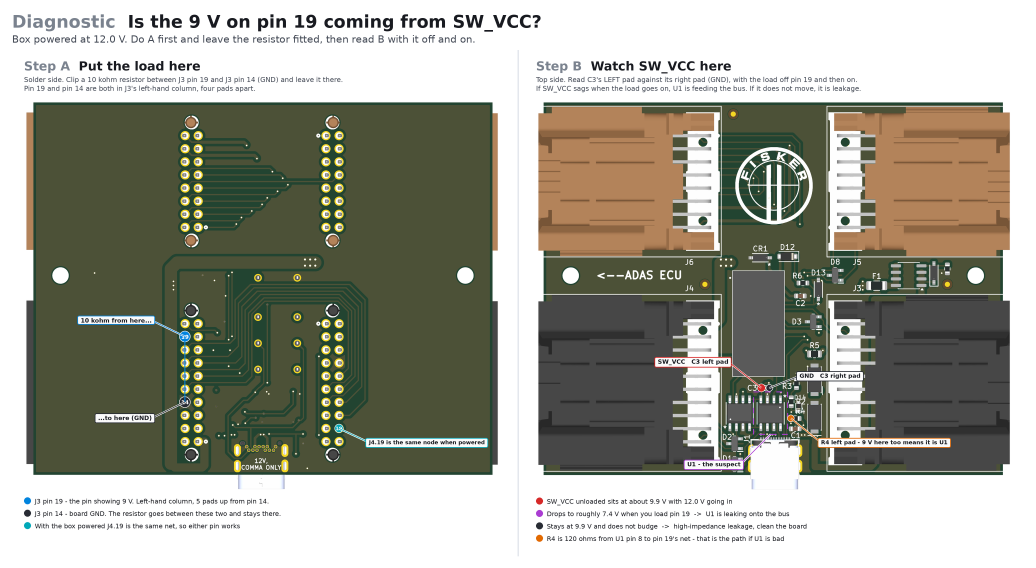
#> input picture bench_test_images/diagnostics/diag_sw_vcc.png, 3108 x 1704 px, given in place of base_bottom.png, which was not available (shown at 1/3 size)
$ python gen_diag_sw_vcc.py
#> lines starting #> are read from the running program, lines starting #| are printed output that depends on the picture
### tools/bench_test/fig.py
"""Annotated bench-test figures for the Ocean Harness board.

Base images are KiCad 3D renders made with exactly:
    kicad-cli pcb render --side {top|bottom} --background transparent \
        --quality basic -w 2800 -h 2380
The mm -> pixel map was derived by diffing those renders against renders of the
same board carrying 1.6 mm silkscreen disks at four known coordinates.
"""
import math, os
import numpy as np
from PIL import Image, ImageDraw, ImageFont

S = os.environ.get('OH_RENDER_DIR', 'build/renders')

# marker (mm, px) pairs from the calibration diff, image 2776 x 2352
_CAL = {
    'top':    {'x': [(127, 1393.63), (168, 2452.27), (85, 311.19), (135, 1599.79)],
               'y': [(40, 316.45), (69, 1061.72), (69, 1063.41), (106, 2017.00)]},
    'bottom': {'x': [(127, 1380.76), (85, 2463.31), (168, 322.30), (135, 1174.68)],
               'y': [(40, 316.45), (69, 1061.70), (69, 1063.40), (106, 2017.02)]},
}


def _fit(pairs):
    m = np.array([p[0] for p in pairs], float)
    p = np.array([p[1] for p in pairs], float)
    (s, o), *_ = np.linalg.lstsq(np.vstack([m, np.ones_like(m)]).T, p, rcond=None)
    return s, o


XF = {k: {a: _fit(v) for a, v in d.items()} for k, d in _CAL.items()}

INK = (24, 26, 32)
GREY = (122, 130, 142)
BG = (255, 255, 255)

COL = {
    'pos':    (214, 40, 40),      # +12 V
    'gnd':    (40, 44, 52),       # ground / black lead
    'pass':   (26, 164, 90),      # straight passthrough
    'relay':  (240, 138, 20),     # through relay contacts
    'meas':   (0, 132, 222),      # measure here
    'warn':   (170, 60, 210),     # must be open / must NOT read
    'inspect': (226, 106, 0),
    'dead':   (150, 156, 166),    # not connected / not used
    'comma':  (0, 168, 184),      # comma-side nets
    'note':   (72, 80, 96),       # legend rows that are an instruction, not a marker
}

_F = '/usr/share/fonts/truetype/dejavu/DejaVuSans%s.ttf'


def font(sz, bold=True):
    try:
        return ImageFont.truetype(_F % ('-Bold' if bold else ''), sz)
    except OSError:
        return ImageFont.load_default()


class Fig:
    MARGIN = 60

    def __init__(self, side, step, title, subs=(), legend_rows=0, zoom=None, zoom_w=1500):
        """zoom = (x0, y0, x1, y1) in board mm; crops and scales to that region."""
#> called with side = 'bottom', step = 'A', title = 'Put the load here', legend_rows = 3, zoom_w = 1500
        base = Image.open(f'{S}/base_{side}.png').convert('RGBA')
        self.side = side
        self._scale = 1.0
        if zoom:
            sx, ox = XF[side]['x']
            sy, oy = XF[side]['y']
            xa, xb = sorted([sx * zoom[0] + ox, sx * zoom[2] + ox])
            ya, yb = sorted([sy * zoom[1] + oy, sy * zoom[3] + oy])
            x0, y0, x1, y1 = int(xa), int(ya), int(xb), int(yb)
            board = base.crop((x0, y0, x1, y1))
            self._scale = zoom_w / board.width
            board = board.resize((zoom_w, round(board.height * self._scale)), Image.LANCZOS)
        else:
            a = np.array(base)[:, :, 3]
#> a: shape (1704, 3108); every value is 255
            ys, xs = np.where(a > 8)
            x0, x1 = xs.min() - 12, xs.max() + 12
#> x0 = -12; x1 = 3119
            y0, y1 = ys.min() - 12, ys.max() + 12
#> y0 = -12; y1 = 1715
            board = base.crop((x0, y0, x1, y1))
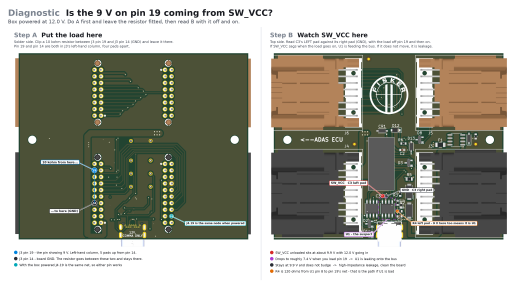
#> board: PIL image 3131x1727 RGBA (shown at 1/6 size); mean R, G, B, A 155.4, 155.5, 143.4, 249.8; transparent parts drawn white
        self._ox, self._oy = x0, y0
#> self._ox = -12; self._oy = -12

        head = 250 if subs else 190
        foot = 40 + legend_rows * 62 + (34 if legend_rows else 0)
        W = board.width + 2 * self.MARGIN
        H = head + board.height + foot
        self.img = Image.new('RGB', (W, H), BG)
#> self.img: PIL image 3251x2237 RGB; every value is 255
        self.img.paste(board, (self.MARGIN, head), board)
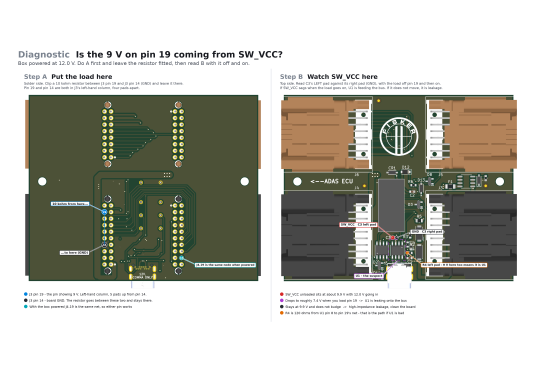
#> self.img: PIL image 3251x2237 RGB (shown at 1/6 size); mean R, G, B 184.8, 185, 175.9
        self.d = ImageDraw.Draw(self.img, 'RGBA')
        self.W, self.H, self.head, self.foot = W, H, head, foot

        if step:
            self.d.text((self.MARGIN, 44), f'Step {step}', font=font(62), fill=GREY)
            w = self.d.textlength(f'Step {step}  ', font=font(62))
#> w = 273.4
        else:
            w = 0
        self.d.text((self.MARGIN + w, 44), title, font=font(62), fill=INK)
        yy = 128
        for s in subs:
            self.d.text((self.MARGIN, yy), s, font=font(34, False), fill=(66, 72, 84))
            yy += 44
#> after the loop, yy = 216
        self._legend_y = head + board.height + 26

    # ----------------------------------------------------------- geometry
    def px(self, x, y):
        sx, ox = XF[self.side]['x']
        sy, oy = XF[self.side]['y']
        return ((sx * x + ox - self._ox) * self._scale + self.MARGIN,
                (sy * y + oy - self._oy) * self._scale + self.head)

    @property
    def ppmm(self):
        return abs(XF[self.side]['x'][0]) * self._scale

    # ----------------------------------------------------------- elements
    def pin(self, x, y, text, color, r=21, fs=26):
#> called with x = 141.8, y = 82.69, text = '19', color = (0, 132, 222), r = 25, fs = 28
        cx, cy = self.px(x, y)
#> cx = 1069.6; cy = 1677.9
        self.d.ellipse([cx - r - 3, cy - r - 3, cx + r + 3, cy + r + 3], fill=(255, 255, 255, 235))
        self.d.ellipse([cx - r, cy - r, cx + r, cy + r], fill=color + (255,))
        if text:
            self.d.text((cx, cy + 1), str(text), font=font(fs), fill=(255, 255, 255), anchor='mm')
        return cx, cy

    def pair(self, p, q, color, w=3):
#> called with p = (141.8, 82.69), q = (141.8, 95.39), color = (0, 132, 222), w = 7
        ax, ay = self.px(*p)
#> ax = 1069.6; ay = 1677.9
        bx, by = self.px(*q)
#> bx = 1069.6; by = 2005.2
#> in callout, `cx, cy = from_px or self.px(x, y)`: cx = 1069.6; cy = 1677.9
#> in callout, `tx, ty = cx + dx, cy + dy`: tx = 904.6; ty = 1597.9
#> in callout, `l, _, r, _ = self.d.textbbox((tx, ty), text, font=font(fs), anchor=anc..`: l = 548.6; r = 904.6
#> in chip, `l, t, r, b = self.d.textbbox((px, py), text, font=f, anchor=anchor)`: l = 548.6; t = 1584.9; r = 904.6; b = 1607.9
#> after the loop in legend, `for color, txt in items:`: yy = 2189
#|   wrote build/renders/_diagA.png (1500, 1032)
#> call 2 of __init__, with side = 'top', step = 'B', title = 'Watch SW_VCC here', legend_rows = 4, zoom_w = 1500
#> in __init__ (call 2), `self.img.paste(board, (self.MARGIN, head), board)`:
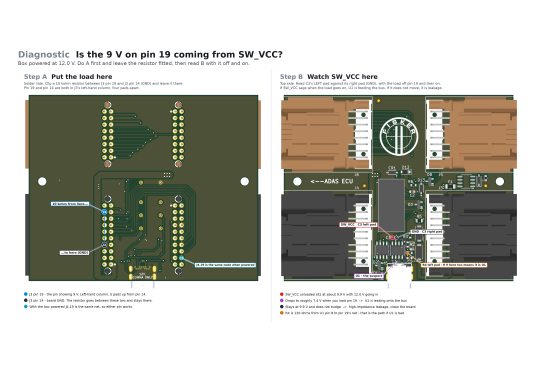
#> self.img: PIL image 3251x2299 RGB (shown at 1/6 size); mean R, G, B 186.7, 186.8, 178.1
#> in __init__ (call 2), `w = self.d.textlength(f'Step {step}  ', font=font(62))`: w = 272.7
#> after the loop in __init__ (call 2), `for s in subs:`: yy = 216
        self.d.line([ax, ay, bx, by], fill=color + (190,), width=w)

    def region(self, x0, y0, x1, y1, color, pad=1.0, w=5, dash=26):
#> called with x0 = 123.2, y0 = 93.7, x1 = 129.2, y1 = 101.3, color = (170, 60, 210), pad = 0.3, w = 5, dash = 26
        ax, ay = self.px(x0 - pad, y0 - pad)
#> ax = 1361.6; ay = 1953.8
        bx, by = self.px(x1 + pad, y1 + pad)
#> bx = 1531.9; by = 2165.1
        X0, X1 = sorted((ax, bx))
#> X0 = 1361.6; X1 = 1531.9
        Y0, Y1 = sorted((ay, by))
#> Y0 = 1953.8; Y1 = 2165.1
        for (sx, sy, ex, ey) in ((X0, Y0, X1, Y0), (X1, Y0, X1, Y1),
                                 (X1, Y1, X0, Y1), (X0, Y1, X0, Y0)):
            n = max(1, int(math.hypot(ex - sx, ey - sy) / dash))
            for i in range(0, n, 2):
                t0, t1 = i / n, min(1, (i + 1) / n)
                self.d.line([sx + (ex - sx) * t0, sy + (ey - sy) * t0,
                             sx + (ex - sx) * t1, sy + (ey - sy) * t1],
                            fill=color + (255,), width=w)
#> this loop made 4 passes
#> (sx, sy, ex, ey, n) on passes 1 to 4: (1361.6, 1953.8, 1531.9, 1953.8, 6), (1531.9, 1953.8, 1531.9, 2165.1, 8), (1531.9, 2165.1, 1361.6, 2165.1, 6), (1361.6, 2165.1, 1361.6, 1953.8, 8)
        return (X0 + X1) / 2, (Y0 + Y1) / 2, X0, Y0, X1, Y1

    def chip(self, px, py, text, color, anchor='mm', fs=30):
        f = font(fs)
        l, t, r, b = self.d.textbbox((px, py), text, font=f, anchor=anchor)
        self.d.rounded_rectangle([l - 16, t - 11, r + 16, b + 11], radius=9,
                                 fill=(255, 255, 255, 248), outline=color + (255,), width=4)
        self.d.text((px, py), text, font=f, fill=INK, anchor=anchor)

    def callout(self, x, y, text, color, dx=140, dy=-120, fs=30, from_px=None):
        cx, cy = from_px or self.px(x, y)
        tx, ty = cx + dx, cy + dy
        # keep the text chip inside the canvas
        anchor = 'lm' if dx >= 0 else 'rm'
        l, _, r, _ = self.d.textbbox((tx, ty), text, font=font(fs), anchor=anchor)
        lim = self.MARGIN - 8
        if l - 18 < lim:
            tx += lim - (l - 18)
        if r + 18 > self.W - lim:
            tx -= (r + 18) - (self.W - lim)
        ty = min(max(ty, self.head + 26), self.head + self.H - self.head - self.foot - 26)
        self.d.line([cx, cy, tx, ty], fill=(255, 255, 255, 235), width=10)
        self.d.line([cx, cy, tx, ty], fill=color + (255,), width=4)
        self.chip(tx, ty, text, color, 'lm' if dx >= 0 else 'rm', fs)

    # [9 lines left out: function arrow, not called in this run]

    def legend(self, items):
        yy = self._legend_y
        avail = self.W - self.MARGIN - (self.MARGIN + 54)
        for color, txt in items:
            fs = 32
            while fs > 18 and self.d.textlength(txt, font=font(fs, False)) > avail:
                fs -= 1
            self.d.ellipse([self.MARGIN, yy + 4, self.MARGIN + 34, yy + 38], fill=color + (255,))
            self.d.text((self.MARGIN + 54, yy + 5), txt, font=font(fs, False), fill=INK)
            yy += 62

    def save(self, path, width=2000):
        im = self.img
        if width and width < im.width:
            im = im.resize((width, round(im.height * width / im.width)), Image.LANCZOS)
        im.save(path, optimize=True)
        print('  wrote', path, im.size)


# ------------------------------------------------------------------ board data
J3 = {1: (139.299, 103.012), 6: (139.299, 90.312), 7: (139.299, 87.772),
      14: (141.839, 95.392), 15: (141.839, 92.852), 16: (141.839, 90.312),
      17: (141.839, 87.772), 18: (141.839, 85.232), 19: (141.839, 82.692),
      20: (141.839, 80.152), 2: (139.299, 100.472), 3: (139.299, 97.932),
      4: (139.299, 95.392), 5: (139.299, 92.852), 8: (139.299, 85.232),
      9: (139.299, 82.692), 10: (139.299, 80.152), 11: (141.839, 103.012),
      12: (141.839, 100.472), 13: (141.839, 97.932)}
J4 = {1: (114.535, 80.152), 6: (114.535, 92.852), 7: (114.535, 95.392),
      14: (111.995, 87.772), 15: (111.995, 90.312), 16: (111.995, 92.852),
      17: (111.995, 95.392), 18: (111.995, 97.932), 19: (111.995, 100.472),
      20: (111.995, 103.012), 2: (114.535, 82.692), 3: (114.535, 85.232),
      4: (114.535, 87.772), 5: (114.535, 90.312), 8: (114.535, 97.932),
      9: (114.535, 100.472), 10: (114.535, 103.012), 11: (111.995, 80.152),
      12: (111.995, 82.692), 13: (111.995, 85.232)}
J5 = {1: (139.299, 61.468), 9: (141.839, 61.468), 2: (139.299, 58.928),
      3: (139.299, 56.388), 4: (139.299, 53.848), 5: (139.299, 51.308),
      6: (139.299, 48.768), 7: (139.299, 46.228), 8: (139.299, 43.688),
      10: (141.839, 58.928), 11: (141.839, 56.388), 12: (141.839, 53.848),
      13: (141.839, 51.308), 14: (141.839, 48.768), 15: (141.839, 46.228),
      16: (141.839, 43.688)}
J6 = {1: (114.535, 43.688), 9: (111.995, 43.688), 2: (114.535, 46.228),
      3: (114.535, 48.768), 4: (114.535, 51.308), 5: (114.535, 53.848),
      6: (114.535, 56.388), 7: (114.535, 58.928), 8: (114.535, 61.468),
      10: (111.995, 46.228), 11: (111.995, 48.768), 12: (111.995, 51.308),
      13: (111.995, 53.848), 14: (111.995, 56.388), 15: (111.995, 58.928),
      16: (111.995, 61.468)}
K1 = {1: (120.090, 71.250), 4: (120.090, 78.870), 6: (120.090, 83.950),
      8: (120.090, 89.030), 9: (127.710, 89.030), 11: (127.710, 83.950),
      13: (127.710, 78.870), 16: (127.710, 71.250)}
J1B = {1: (129.900, 103.995), 2: (129.500, 104.694), 3: (128.700, 104.694),
       4: (128.300, 103.995), 9: (125.900, 103.995), 12: (124.300, 103.995)}
J1_SHELL = [(122.500, 104.745), (122.500, 107.745), (131.700, 104.745), (131.700, 107.745)]

# component pads used as measurement points (top side)
PAD = {
    'F1.1': (145.400, 72.750), 'F1.2': (148.200, 72.750),
    'Q1.D': (150.525, 70.175), 'Q1.S': (155.475, 71.445), 'Q1.G': (155.475, 68.905),
    'C1.1': (130.225, 100.500), 'C1.2': (131.775, 100.500),
    'C2.1': (131.225, 74.750), 'C2.2': (132.775, 74.750),
    'C3.1': (124.475, 92.600), 'C3.2': (126.025, 92.600),
    'R5.1': (135.662, 86.000), 'R5.2': (133.838, 86.000),
    'R2.1': (130.250, 96.075), 'R3.2': (131.250, 90.925),
    'R4.1': (130.175, 98.500), 'R4.2': (131.825, 98.500),
    'D15.K': (157.900, 72.025), 'D13.1': (135.500, 75.225),
    'U1': (126.25, 97.5), 'U2': (120.25, 97.5),
}

PASS_A = [1, 6, 7, 14, 15, 16, 17, 18]          # J3 <-> J4 straight
RELAY_A = [19, 20]                               # J3 <-> J4 through K1 NC
DEAD_A = [2, 3, 4, 5, 8, 9, 10, 11, 12, 13]
PASS_B = [1, 2, 3, 4, 5, 9, 10, 11, 12, 13, 15, 16]
DEAD_B = [6, 7, 8, 14]

### tools/bench_test/gen_diag_sw_vcc.py
"""Diagnostic figure: is the 9 V on J3/J4 pin 19 coming from SW_VCC?

Two panels stitched side by side - where to put the load, and where to read.
Run exactly like gen1/gen2 (see README).
"""
import sys, os
sys.path.insert(0, os.path.dirname(os.path.abspath(__file__)))
from PIL import Image, ImageDraw
from fig import Fig, COL, font, J3, J4, K1, PAD, INK, GREY

OUT = os.environ.get('OH_DIAG_DIR', 'bench_test_images/diagnostics')
os.makedirs(OUT, exist_ok=True)
TMP = os.environ.get('OH_RENDER_DIR', 'build/renders')

# ------------------------------------------------- panel A: where the load goes
a = Fig('bottom', 'A', 'Put the load here', [
    'Solder side. Clip a 10 kohm resistor between J3 pin 19 and J3 pin 14 (GND) and leave it there.',
    'Pin 19 and pin 14 are both in J3\'s left-hand column, four pads apart.'], legend_rows=3)
a.pin(*J3[19], '19', COL['meas'], r=25, fs=28)
a.pin(*J3[14], '14', COL['gnd'], r=25, fs=28)
a.pair(J3[19], J3[14], COL['meas'], w=7)
a.callout(*J3[19], '10 kohm from here...', COL['meas'], dx=-165, dy=-80, fs=30)
a.callout(*J3[14], '...to here (GND)', COL['gnd'], dx=-165, dy=80, fs=30)
a.pin(*J4[19], '19', COL['comma'], r=19, fs=24)
a.callout(*J4[19], 'J4.19 is the same node when powered', COL['comma'], dx=150, dy=70, fs=27)
a.legend([
    (COL['meas'], 'J3 pin 19 - the pin showing 9 V. Left-hand column, 5 pads up from pin 14.'),
    (COL['gnd'], 'J3 pin 14 - board GND. The resistor goes between these two and stays there.'),
    (COL['comma'], 'With the box powered J4.19 is the same net, so either pin works'),
])
pa = a.save(os.path.join(TMP, '_diagA.png'), width=1500) or os.path.join(TMP, '_diagA.png')

# ------------------------------------------------- panel B: where to read
b = Fig('top', 'B', 'Watch SW_VCC here', [
    'Top side. Read C3\'s LEFT pad against its right pad (GND), with the load off pin 19 and then on.',
    'If SW_VCC sags when the load goes on, U1 is feeding the bus. If it does not move, it is leakage.'],
    legend_rows=4)
x, y = PAD['C3.1']
b.pin(x, y, '', COL['pos'], r=18)
b.callout(x, y, 'SW_VCC   C3 left pad', COL['pos'], dx=-165, dy=-130, fs=30)
b.pin(*PAD['C3.2'], '', COL['gnd'], r=15)
b.callout(*PAD['C3.2'], 'GND   C3 right pad', COL['gnd'], dx=150, dy=-60, fs=29)
cx, cy, X0, Y0, X1, Y1 = b.region(PAD['U1'][0] - 3.0, PAD['U1'][1] - 3.8,
                                  PAD['U1'][0] + 3.0, PAD['U1'][1] + 3.8, COL['warn'], pad=0.3)
#> cx = 1446.7; cy = 2059.5; X0 = 1361.6; Y0 = 1953.8; X1 = 1531.9; Y1 = 2165.1
b.callout(0, 0, 'U1 - the suspect', COL['warn'], dx=-150, dy=150, from_px=(cx, Y1), fs=29)
b.pin(*PAD['R4.1'], '', COL['check'] if 'check' in COL else COL['inspect'], r=15)
b.callout(*PAD['R4.1'], 'R4 left pad - 9 V here too means it is U1', COL['inspect'], dx=150, dy=120, fs=28)
b.legend([
    (COL['pos'], 'SW_VCC unloaded sits at about 9.9 V with 12.0 V going in'),
    (COL['warn'], 'Drops to roughly 7.4 V when you load pin 19  ->  U1 is leaking onto the bus'),
    (COL['gnd'], 'Stays at 9.9 V and does not budge  ->  high-impedance leakage, clean the board'),
    (COL['inspect'], 'R4 is 120 ohms from U1 pin 8 to pin 19\'s net - that is the path if U1 is bad'),
])
pb = b.save(os.path.join(TMP, '_diagB.png'), width=1500) or os.path.join(TMP, '_diagB.png')
#> call 2 of save, with path = 'build/renders/_diagB.png', width = 1500
#> in save (call 2), `im = self.img`:
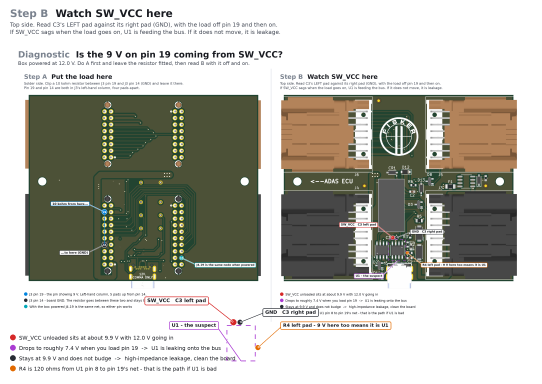
#> im: PIL image 3251x2299 RGB (shown at 1/6 size); mean R, G, B 184.2, 184, 175.3
#> in save (call 2), `im = im.resize((width, round(im.height * width / im.width)), Image.LAN..`:
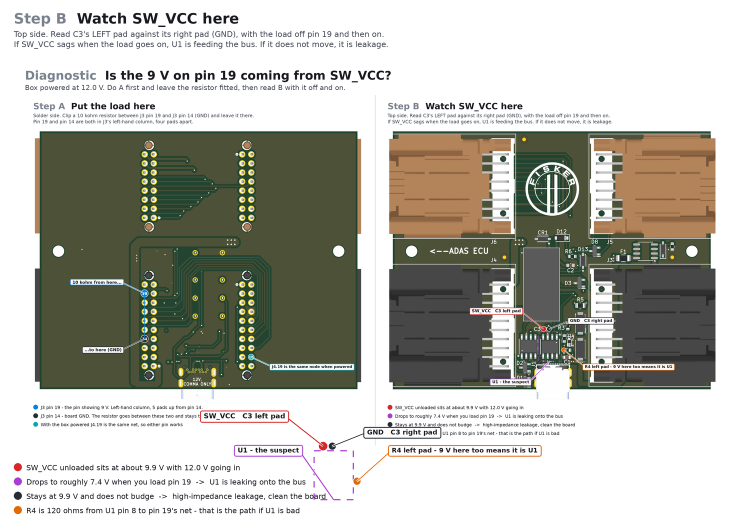
#> im: PIL image 1500x1061 RGB (shown at 1/2 size); mean R, G, B 183.9, 183.7, 175
#|   wrote build/renders/_diagB.png (1500, 1061)

# ------------------------------------------------------------------ stitch
A, B = Image.open(os.path.join(TMP, '_diagA.png')), Image.open(os.path.join(TMP, '_diagB.png'))
HEAD, GAP, PAD_ = 150, 36, 36
W = A.width + B.width + GAP + 2 * PAD_
H = HEAD + max(A.height, B.height) + PAD_
s = Image.new('RGB', (W, H), (255, 255, 255))
#> s: PIL image 3108x1247 RGB; every value is 255
d = ImageDraw.Draw(s)
d.text((PAD_, 34), 'Diagnostic', font=font(52), fill=GREY)
w = d.textlength('Diagnostic  ', font=font(52))
#> w = 346.7
d.text((PAD_ + w, 34), 'Is the 9 V on pin 19 coming from SW_VCC?', font=font(52), fill=INK)
d.text((PAD_, 100), 'Box powered at 12.0 V. Do A first and leave the resistor fitted, then read B with it '
                    'off and on.', font=font(30, False), fill=(66, 72, 84))
s.paste(A, (PAD_, HEAD))
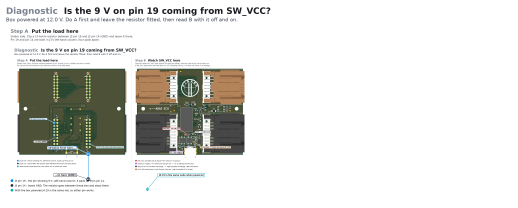
#> s: PIL image 3108x1247 RGB (shown at 1/6 size); mean R, G, B 224.3, 224.5, 221.1
s.paste(B, (PAD_ + A.width + GAP, HEAD))
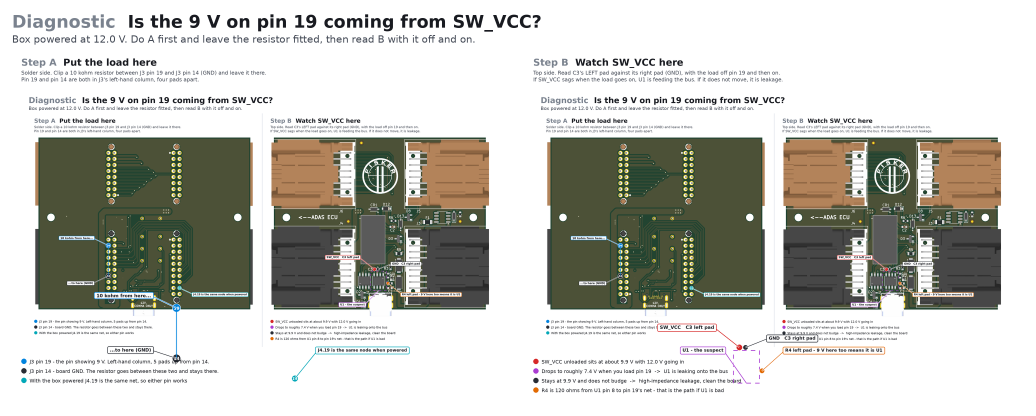
#> s: PIL image 3108x1247 RGB (shown at 1/3 size); mean R, G, B 195.1, 195.2, 188.3
d.line([PAD_ + A.width + GAP // 2, HEAD, PAD_ + A.width + GAP // 2, HEAD + max(A.height, B.height)],
       fill=(214, 219, 228), width=3)
out = os.path.join(OUT, 'diag_sw_vcc.png')
s.save(out, optimize=True)
for f in ('_diagA.png', '_diagB.png'):
    os.remove(os.path.join(TMP, f))
print('wrote', out, s.size)
#| wrote bench_test_images/diagnostics/diag_sw_vcc.png (3108, 1247)
